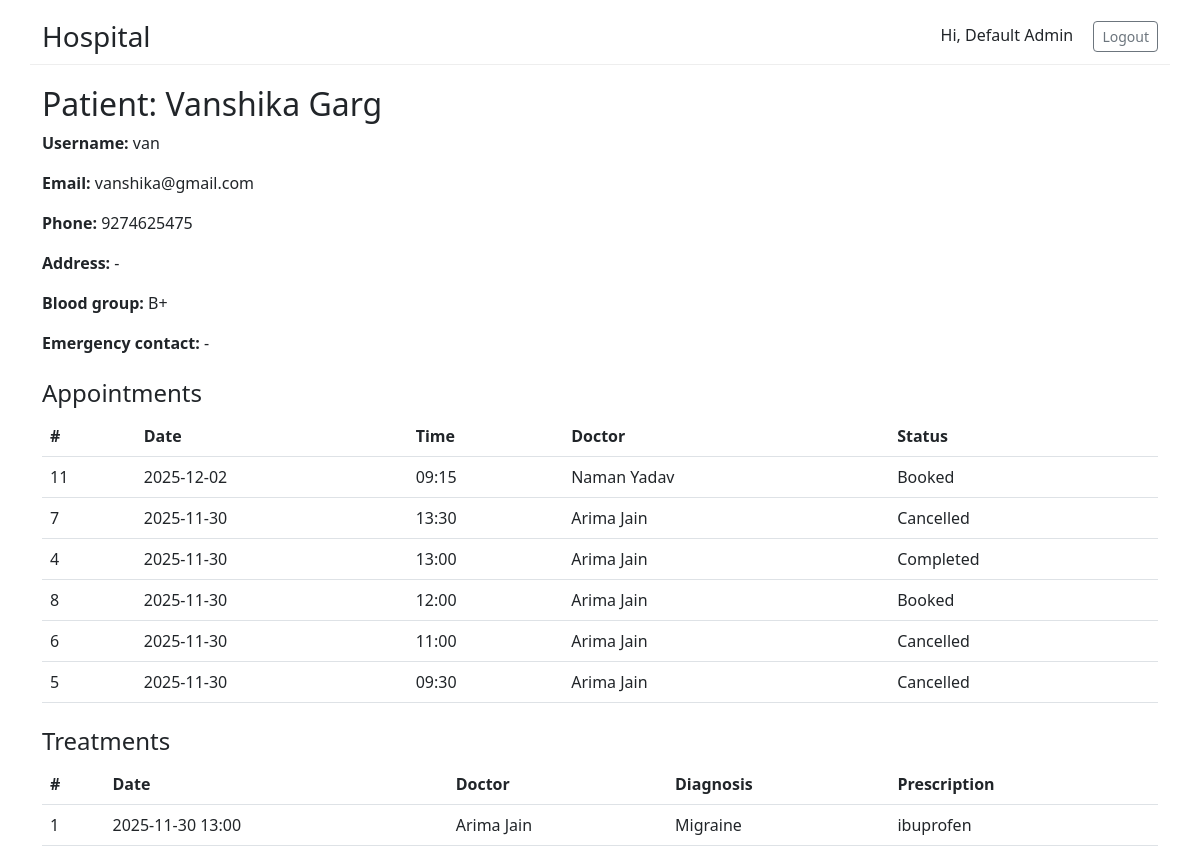
Before: /admin/patients/1 (signed in) with the older database file.
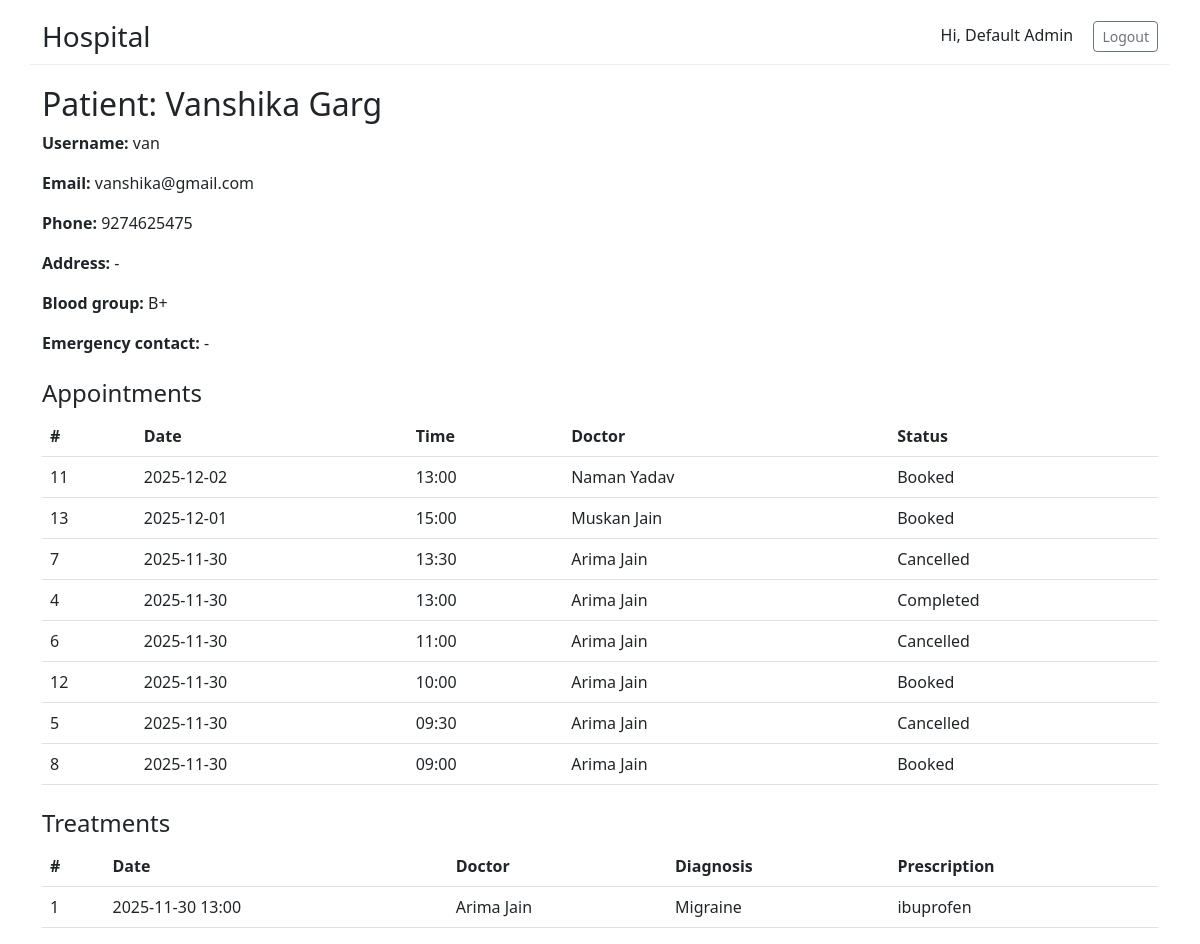
After: the same page with the newer database file.
### tables this page shows
CREATE TABLE appointments (
            id INTEGER PRIMARY KEY AUTOINCREMENT,
            patient_id INTEGER NOT NULL,
            doctor_id INTEGER NOT NULL,
            date TEXT NOT NULL,             -- YYYY-MM-DD
            time TEXT NOT NULL,             -- HH:MM (start)
            end_time TEXT,                  -- HH:MM (end)
            status TEXT NOT NULL DEFAULT 'Booked' CHECK(status IN ('Booked','Completed','Cancelled')),
            created_at TEXT NOT NULL,
            FOREIGN KEY(patient_id) REFERENCES patients(id),
            FOREIGN KEY(doctor_id) REFERENCES doctors(id)
        );

CREATE TABLE users (
            id INTEGER PRIMARY KEY AUTOINCREMENT,
            username TEXT UNIQUE NOT NULL,
            password_hash TEXT NOT NULL,
            role TEXT NOT NULL CHECK(role IN ('admin','doctor','patient')),
            full_name TEXT,
            email TEXT,
            phone TEXT,
            is_active INTEGER DEFAULT 1
        );

CREATE TABLE treatments (
            id INTEGER PRIMARY KEY AUTOINCREMENT,
            appointment_id INTEGER UNIQUE NOT NULL,
            diagnosis TEXT,
            prescription TEXT,
            notes TEXT,
            FOREIGN KEY(appointment_id) REFERENCES appointments(id)
        );

### app.py (the view)
@app.route("/admin/patients/<int:patient_id>")
@login_required(role="admin")
def admin_view_patient(patient_id):
    db=get_db()
    patient=db.execute("""
      SELECT p.id AS patient_id, u.id AS user_id, u.username, u.full_name, u.email, u.phone, p.address, p.blood_group, p.emergency_contact
      FROM patients p JOIN users u ON p.user_id=u.id WHERE p.id=?
    """,(patient_id,)).fetchone()
    if not patient: flash("Patient not found.", "danger"); return redirect(url_for("admin_list_patients"))
    appointments=db.execute("""
      SELECT a.id,a.date,a.time,a.end_time,a.status,d.id as doctor_id,u_d.full_name doctor_name
      FROM appointments a JOIN doctors d ON a.doctor_id=d.id JOIN users u_d ON d.user_id=u_d.id
      WHERE a.patient_id=? ORDER BY datetime(a.date||' '||a.time) DESC
    """,(patient_id,)).fetchall()
    treatments=db.execute("""
      SELECT t.id,t.appointment_id,t.diagnosis,t.prescription,t.notes,a.date AS appt_date,a.time AS appt_time,u_d.full_name AS doctor_name
      FROM treatments t JOIN appointments a ON t.appointment_id=a.id JOIN doctors d ON a.doctor_id=d.id JOIN users u_d ON d.user_id=u_d.id
      WHERE a.patient_id=? ORDER BY a.date DESC,a.time DESC
    """,(patient_id,)).fetchall()
    return render_template("admin_view_patient.html", patient=patient, appointments=appointments, treatments=treatments)

### app.py (called while the page is built, shortened)
def get_db():
    if "db" not in g:
        g.db = sqlite3.connect(DB_PATH, detect_types=sqlite3.PARSE_DECLTYPES)
        g.db.row_factory = sqlite3.Row
    return g.db

def login_required(role=None):
    from functools import wraps
    def decorator(f):
        @wraps(f)
        def wrapped(*args, **kwargs):
            if "user_id" not in session:
                return redirect(url_for("login"))
            return f(*args, **kwargs)
        return wrapped
    return decorator

### templates/admin_view_patient.html
{% extends "base.html" %}
{% block content %}
<h2>Patient: {{ patient.full_name }}</h2>
<p><strong>Username:</strong> {{ patient.username }}</p>
<p><strong>Email:</strong> {{ patient.email }}</p>
<p><strong>Phone:</strong> {{ patient.phone }}</p>
<p><strong>Address:</strong> {{ patient.address or '-' }}</p>
<p><strong>Blood group:</strong> {{ patient.blood_group or '-' }}</p>
<p><strong>Emergency contact:</strong> {{ patient.emergency_contact or '-' }}</p>
<h4 class="mt-4">Appointments</h4>
<table class="table">
  <thead><tr><th>#</th><th>Date</th><th>Time</th><th>Doctor</th><th>Status</th></tr></thead>
  <tbody>
    {% for a in appointments %}
      <tr><td>{{ a.id }}</td><td>{{ a.date }}</td><td>{{ a.time }}</td><td>{{ a.doctor_name }}</td><td>{{ a.status }}</td></tr>
    {% else %}
      <tr><td colspan="5" class="text-center">No appointments</td></tr>
    {% endfor %}
  </tbody>
</table>
<h4 class="mt-4">Treatments</h4>
<table class="table">
  <thead><tr><th>#</th><th>Date</th><th>Doctor</th><th>Diagnosis</th><th>Prescription</th></tr></thead>
  <tbody>
    {% for t in treatments %}
      <tr><td>{{ t.id }}</td><td>{{ t.appt_date }} {{ t.appt_time }}</td><td>{{ t.doctor_name }}</td><td>{{ t.diagnosis or '-' }}</td><td>{{ t.prescription or '-' }}</td></tr>
    {% else %}
      <tr><td colspan="5" class="text-center">No treatments</td></tr>
    {% endfor %}
  </tbody>
</table>
{% endblock %}

Changed rows visible on the page:
changed appointments "Naman Yadav": time "09:15" → "13:00"
added appointments: id "13", date "2025-12-01", time "15:00", doctor_name "Muskan Jain", status "Booked"
added appointments: id "12", date "2025-11-30", time "10:00", doctor_name "Arima Jain", status "Booked"
changed appointments id 8: time "12:00" → "09:00"; moves down the list
